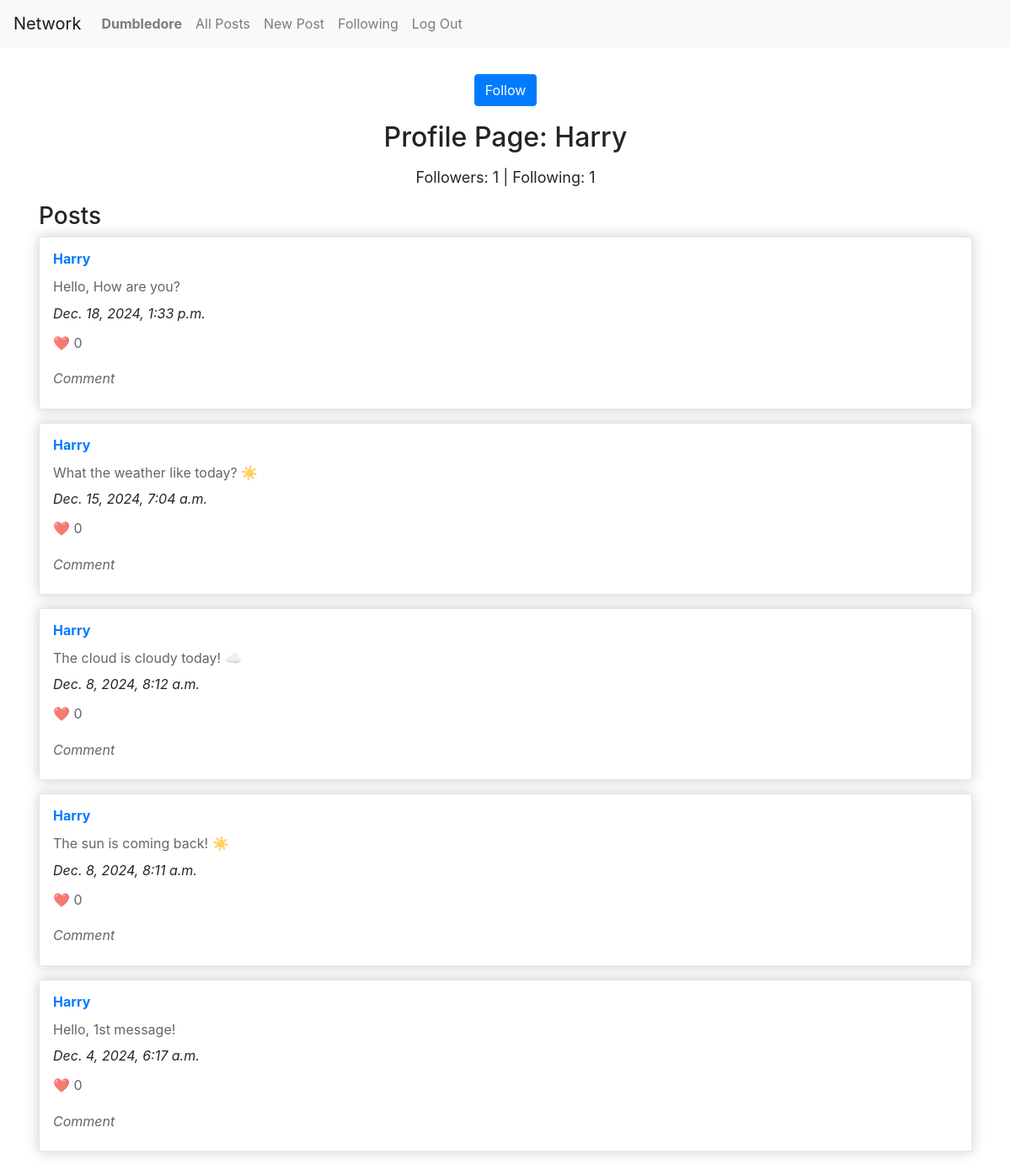
The app's page /profile/Harry (signed in), older data.
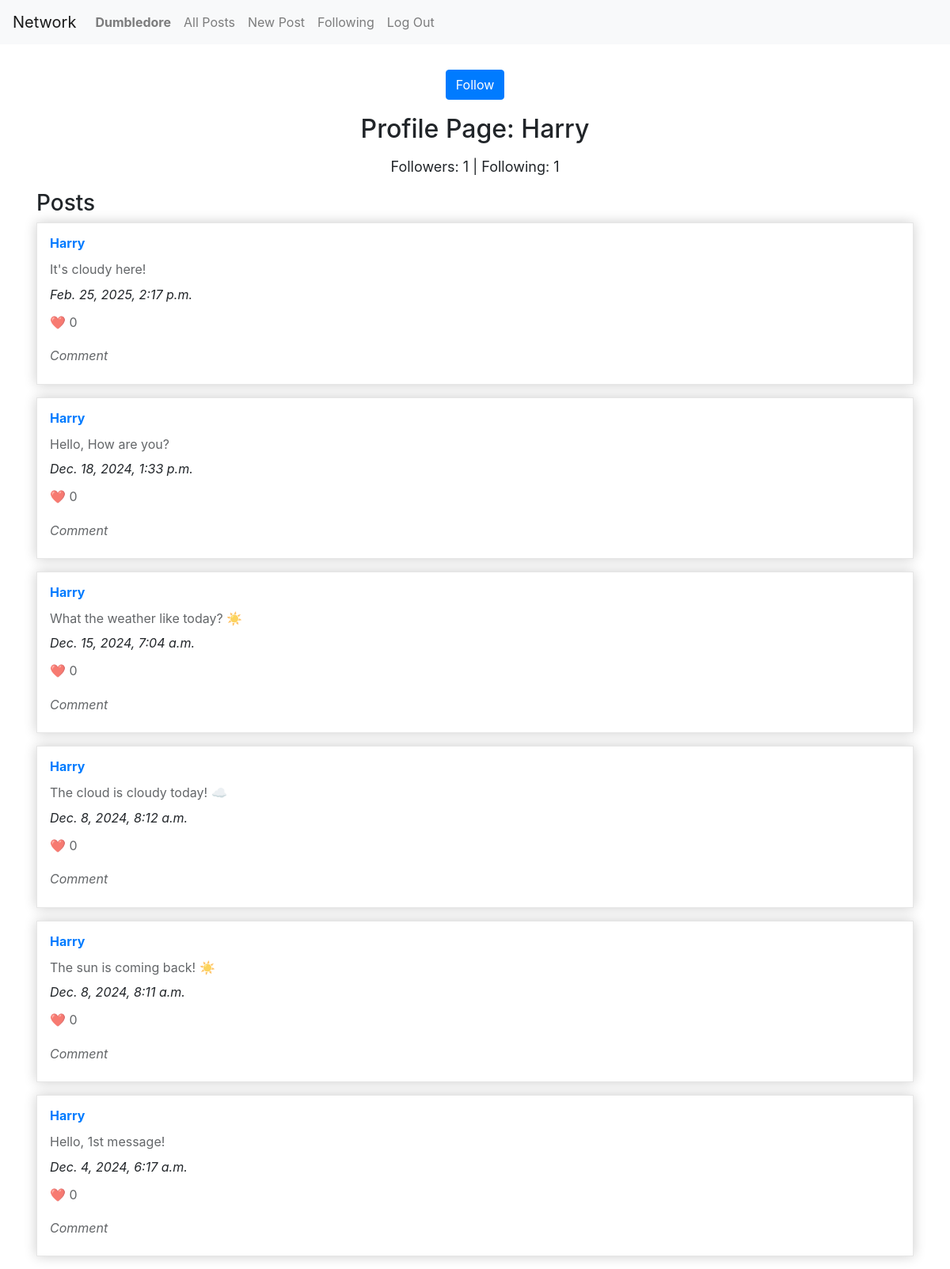
The same page, newer data.
### network/models.py (models this page shows)
class Post(models.Model):
    user = models.ForeignKey("User", on_delete=models.CASCADE, related_name="posts")
    content = models.TextField()
    date = models.DateTimeField(auto_now_add=True)
    likes = models.ManyToManyField("User", related_name="liked_posts", blank=True)
    like = models.IntegerField(blank=True, null=True)

class User(AbstractUser):
    pass

### network/views.py (the view)
# urls.py: path("profile/<str:username>", views.profile, name="profile"),
def profile(request, username):
    user_profile = User.objects.get(username=username)
    posts = Post.objects.all().filter(user=user_profile).order_by("-date")
    followers = Follow.objects.filter(user=user_profile.id).count()
    posts = Paginator(posts, 10)
    page_number = request.GET.get('page')
    posts = posts.get_page(page_number)
    current_user = request.user
    current_user_id = request.user.id
    following = Follow.objects.filter(following=user_profile.id).count()
    if request.user.is_authenticated:
        is_following = Follow.objects.filter(user=user_profile, following=current_user).exists()
    return render(request, "network/profile.html", {
        "user_profile": user_profile,
        "posts": posts,
        "is_following": is_following,
        "current_user": current_user,
        "following": following,
        "followers": followers
    })

### network/templates/network/profile.html
{% extends "network/layout.html" %}
{% load static %}
{% block body %}
  <div class="container">
    {% if user.is_authenticated and user != user_profile %}
      <div class="button-left">
        {% if is_following %}
          <a class="btn btn-primary" id="unfollow-btn" href="{% url 'follow' user_profile %}">Unfollow</a>
        {% else %}
          <a class="btn btn-primary" id="follow-btn" href="{% url 'follow' user_profile %}">Follow</a>
        {% endif %}
      </div>
    {% endif %}
    <h2>Profile Page: {{ user_profile }}</h2>
    <p class="follower-content">Followers: {{ followers }} | Following: {{ following }}</p>
    <h3>Posts</h3>
    {% for post in posts %}
      <div class="card-post">
        <h3><a href="{% url 'profile' post.user %}">{{post.user}}</a></h3>
        <p>
          {{ post.content }}
        </p>
        <i>{{post.date}}</i>
        <p>❤️ 0</p>
        <p><i>Comment</i></p>
      </div>
    {% endfor %}
  </div>
{% endblock %}

Row changes from the older to the newer data that the page shows:
added Post: user "Harry", content "It's cloudy here!", date "Feb. 25, 2025, 2:17 p.m."
